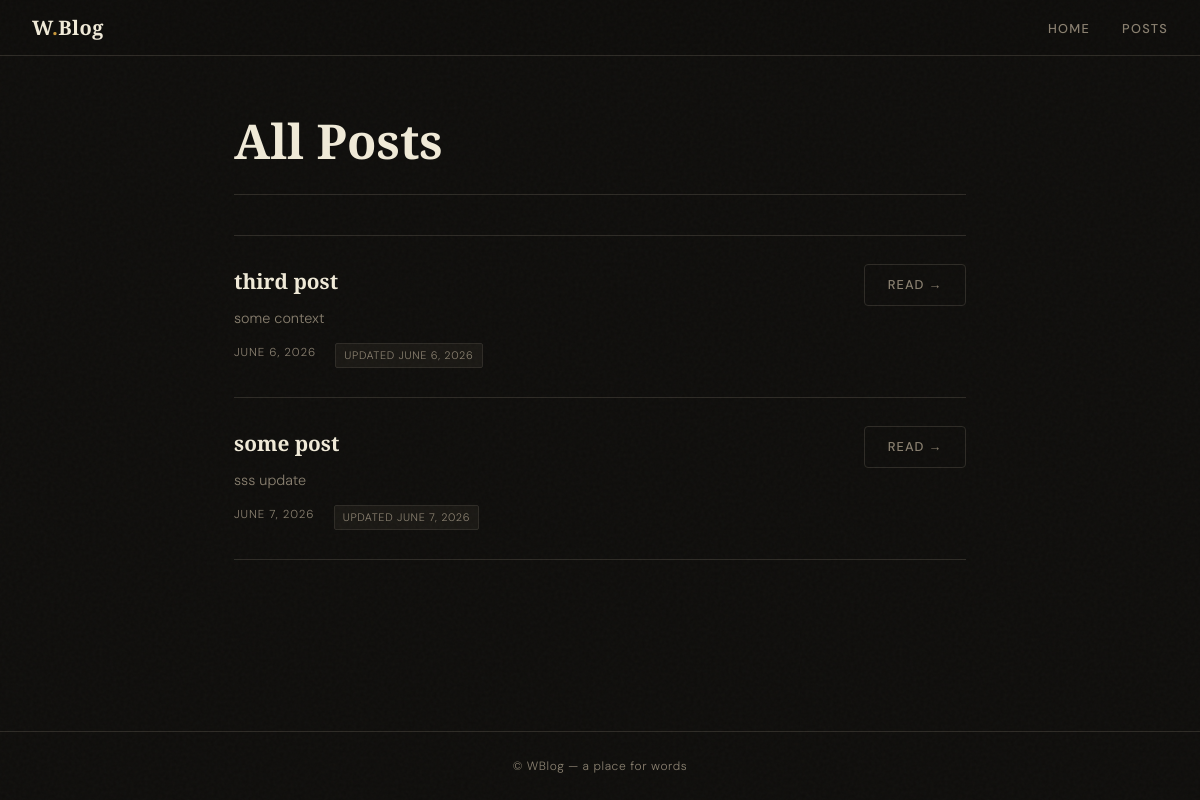
The app's page /post_list/, older data.
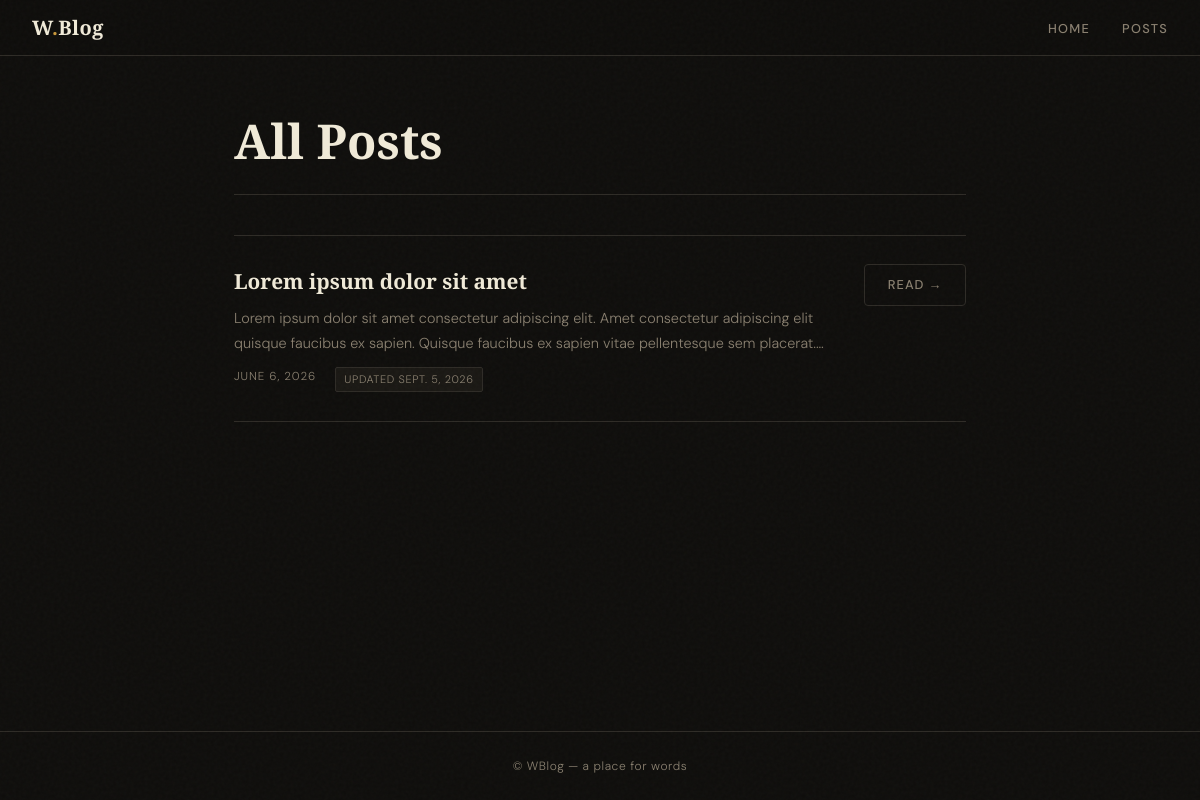
The same page, newer data.
### wblog/models.py (models this page shows)
class Post(models.Model):
    title = models.CharField(max_length=128)
    context = models.TextField()
    created_at = models.DateTimeField(auto_now_add=True)
    updated_at = models.DateTimeField(auto_now=True)
    author = models.ForeignKey(User, on_delete=models.CASCADE)

### wblog/views.py (the view)
# urls.py: path("post_list/", PostView.as_view(), name="post_list"),
class PostView(ListView):
    model = Post
    template_name = "wblog/post_view.html"
    context_object_name = "posts"

### wblog/templates/wblog/post_view.html (shortened to what this page needs)
{%extends 'wblog/base.html'%}
{%block content%}
<div class="page-header">
    <h1>All Posts</h1>
</div>
{% if posts %}
<div class="post-list">
    {%for post in posts%}
    <article class="post-card">
        <div>
            <a href="{% url 'post_detail' post.pk %}" class="post-card-title">{{ post.title }}</a>
            <p class="post-card-excerpt">{{ post.context }}</p>
            <div class="post-meta">
                <span>{{ post.created_at|date:"N j, Y" }}</span>
                {%if post.updated_at != post.created_at%}
                    <span class="post-meta-badge">Updated {{ post.updated_at|date:"N j, Y" }}</span>
                {%endif%}
            </div>
        </div>
        <a href="{% url 'post_detail' post.pk %}" class="btn btn-ghost" style="white-space:nowrap; flex-shrink:0;">Read &rarr;</a>
    </article>
    {%endfor%}
</div>
{% endif %}
{%endblock%}

### wblog/templates/wblog/base.html (shortened to what this page needs)
<!DOCTYPE html>
<html lang="en">
<head>
</head>
<body>
    <header class="topbar">
        <a href="{% url 'home_page' %}" class="topbar-brand">W<span>.</span>Blog</a>
        <nav>
            <ul class="topbar-nav">
                <li><a href="{% url 'home_page' %}">Home</a></li>
                <li><a href="{% url 'post_list' %}">Posts</a></li>
            </ul>
        </nav>
    </header>
    <main>
        {%block content%}
        {%endblock%}
    </main>
    <footer>
        &copy; WBlog &mdash; a place for words
    </footer>
</body>
</html>

### wblog/templates/wblog/base.html (style rules this page uses)
*, *::before, *::after { box-sizing: border-box; margin: 0; padding: 0; }
:root { --bg: #0f0e0c; --surface: #1a1814; --border: #2e2b26; --ink: #f0ead8; --muted: #8a8070; --accent: #c8973a; --accent2: #e8c87a; --danger: #c05040; --radius: 4px; --max-w: 780px; }
html { font-size: 16px; }
body { background: var(--bg); color: var(--ink); font-family: 'DM Sans', sans-serif; font-weight: 300; line-height: 1.7; min-height: 100vh; display: flex; flex-direction: column; }
body::before { content: ''; position: fixed; inset: 0; opacity: 0.03; pointer-events: none; z-index: 9999; }
.topbar { border-bottom: 1px solid var(--border); padding: 0 2rem; display: flex; align-items: center; justify-content: space-between; height: 56px; position: sticky; top: 0; background: rgba(15,14,12,0.92); backdrop-filter: blur(8px); z-index: 100; }
.topbar-brand { font-family: 'Playfair Display', serif; font-size: 1.25rem; font-weight: 700; letter-spacing: 0.02em; color: var(--ink); text-decoration: none; }
.topbar-brand span { color: var(--accent); }
.topbar-nav { display: flex; align-items: center; gap: 2rem; list-style: none; }
.topbar-nav a { font-size: 0.8rem; font-weight: 500; letter-spacing: 0.1em; text-transform: uppercase; color: var(--muted); text-decoration: none; transition: color 0.2s; }
main { flex: 1; max-width: var(--max-w); width: 100%; margin: 0 auto; padding: 3.5rem 1.5rem 5rem; animation: fadeUp 0.4s ease both; }
h1, h2, h3 { font-family: 'Playfair Display', serif; font-weight: 700; line-height: 1.2; color: var(--ink); }
h1 { font-size: clamp(2rem, 5vw, 3rem); margin-bottom: 1.5rem; }
p { margin-bottom: 1rem; color: var(--ink); }
a { color: var(--accent); text-decoration: none; transition: color 0.2s; }
.btn { display: inline-block; padding: 0.55rem 1.4rem; border: 1px solid var(--accent); background: transparent; color: var(--accent); font-family: 'DM Sans', sans-serif; font-size: 0.8rem; font-weight: 500; letter-spacing: 0.08em; text-transform: uppercase; cursor: pointer; transition: background 0.2s, color 0.2s; text-decoration: none; border-radius: var(--radius); }
.btn-ghost { border-color: var(--border); color: var(--muted); }
footer { border-top: 1px solid var(--border); text-align: center; padding: 1.5rem; font-size: 0.75rem; color: var(--muted); letter-spacing: 0.05em; }

### wblog/templates/wblog/post_view.html (style rules this page uses)
.page-header { display: flex; align-items: baseline; justify-content: space-between; margin-bottom: 2.5rem; padding-bottom: 1.5rem; border-bottom: 1px solid var(--border); }
.page-header h1 { margin-bottom: 0; }
.post-list { display: flex; flex-direction: column; gap: 0; }
.post-card { padding: 1.8rem 0; border-bottom: 1px solid var(--border); display: grid; grid-template-columns: 1fr auto; gap: 1rem; align-items: start; transition: background 0.15s; }
.post-card:first-child { border-top: 1px solid var(--border); }
.post-card-title { font-family: 'Playfair Display', serif; font-size: 1.3rem; font-weight: 700; color: var(--ink); text-decoration: none; display: block; margin-bottom: 0.4rem; transition: color 0.2s; }
.post-card-excerpt { color: var(--muted); font-size: 0.9rem; display: -webkit-box; -webkit-line-clamp: 2; -webkit-box-orient: vertical; overflow: hidden; margin-bottom: 0.75rem; }
.post-meta { font-size: 0.72rem; letter-spacing: 0.08em; text-transform: uppercase; color: var(--muted); display: flex; gap: 1.2rem; flex-wrap: wrap; }
.post-meta-badge { background: var(--surface); border: 1px solid var(--border); border-radius: 2px; padding: 0.15rem 0.5rem; font-size: 0.68rem; letter-spacing: 0.06em; color: var(--muted); }

Row changes from the older to the newer data that the page shows:
removed Post: title "some post", context "sss update", created_at "JUNE 7, 2026", updated_at "JUNE 7, 2026"
changed Post: title "third post" → "Lorem ipsum dolor sit amet"; context "some context" → "Lorem ipsum dolor sit amet consectetur adipiscing elit. Amet consectetur adipiscing elit quisque faucibus ex sapien. Quisque faucibus ex sapien vitae pellentesque sem…"; updated_at "JUNE 6, 2026" → "SEPT. 5, 2026"
